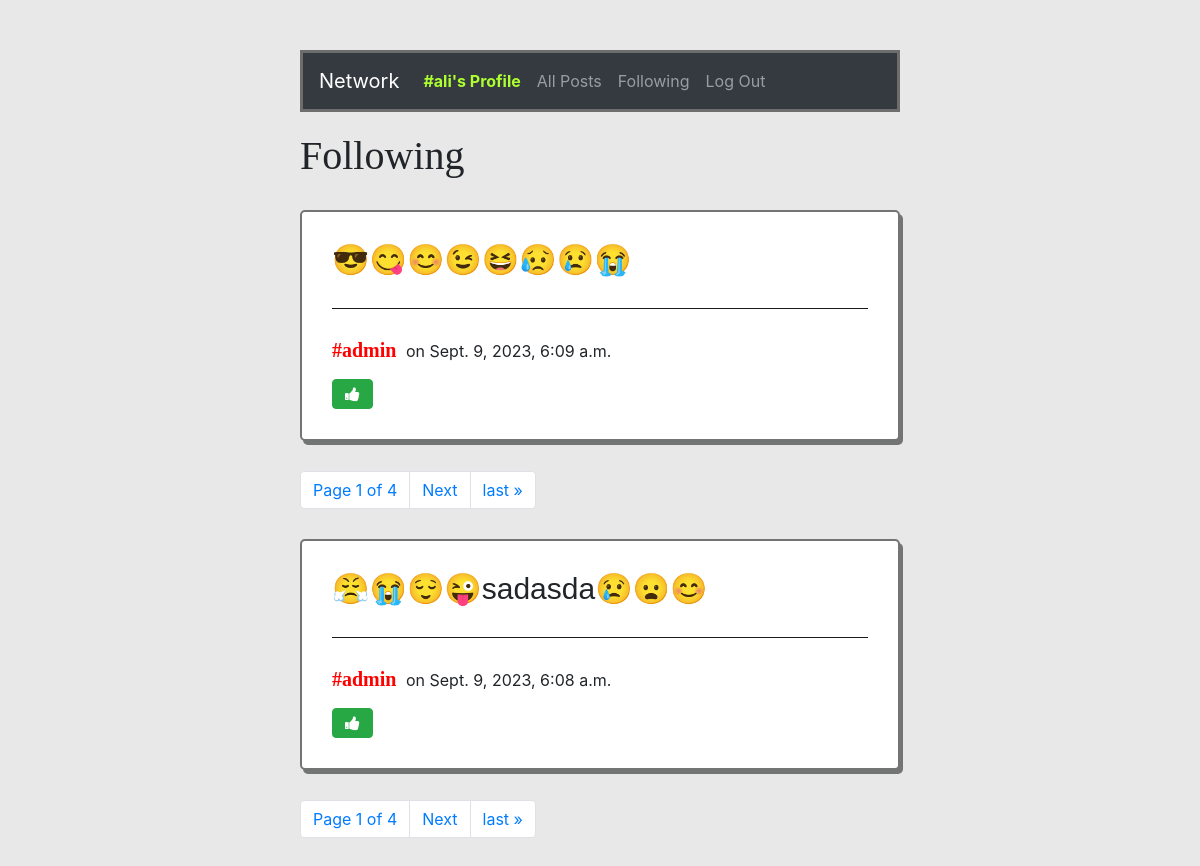
Page /following (signed in, upper part) on the earlier database version.
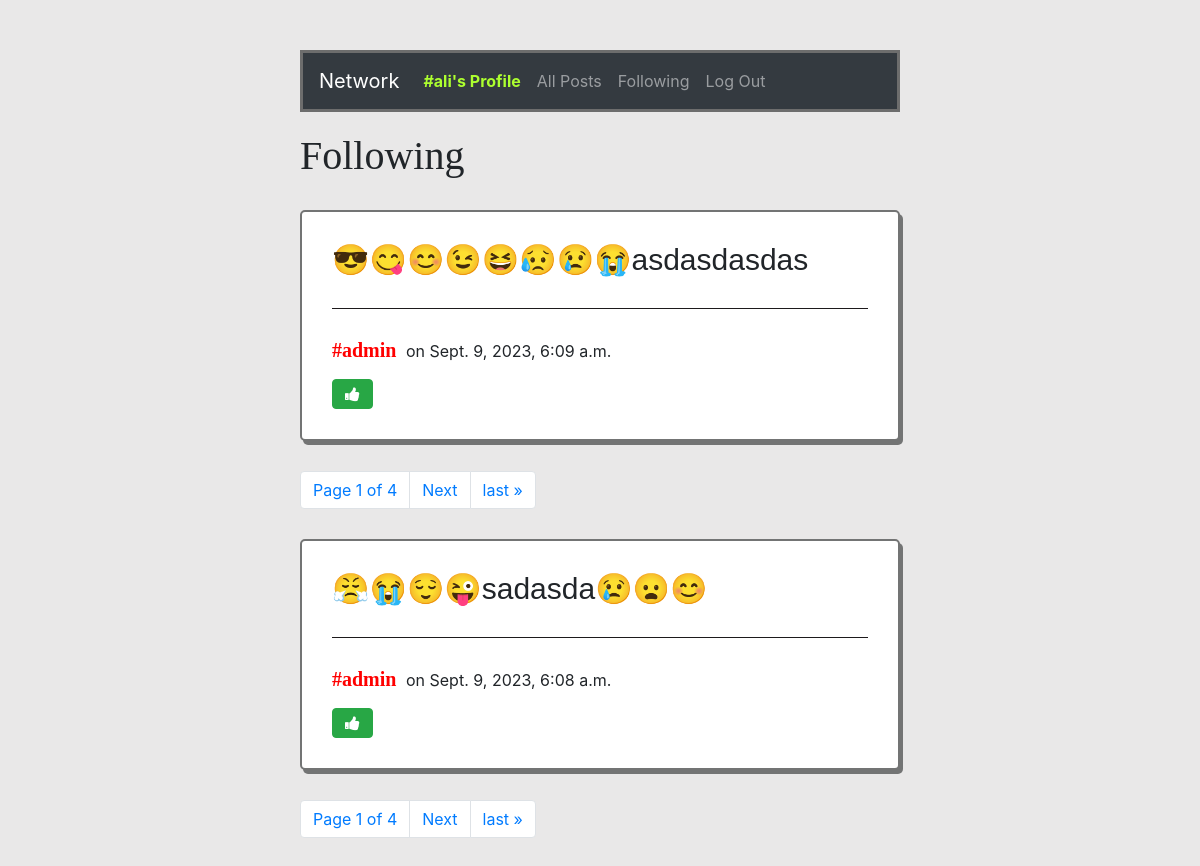
Same page on the later database version.
### network/models.py (models this page shows, shortened)
class Post(models.Model):
    content = models.CharField(max_length=260)
    user = models.ForeignKey(User, on_delete=models.CASCADE, related_name="writer")
    date = models.DateTimeField(auto_now_add=True)

class User(AbstractUser):
    pass

### network/views.py (the view)
# urls.py: path("following", views.following, name="following"),
@login_required
def following(request):
    userCurrent = User.objects.get(pk=request.user.id)
    followPpl = Follow.objects.filter(user=userCurrent)
    postAll = Post.objects.all().order_by('id').reverse()
    postsFollowing = []
    for post in postAll:
        for person in followPpl:
            if person.user_followed == post.user:
                postsFollowing.append(post)
    paginator = Paginator(postsFollowing, 10)
    page_number = request.GET.get('page')
    page_obj = paginator.get_page(page_number)
    return render(request, "network/following.html", {
        "page_obj": page_obj
    })

### network/templates/network/following.html (shortened to what this page needs)
{% extends "network/layout.html" %}
{% block body %}
<div id="body">
<h1 style="font-family:fantasy">Following</h1>
        {% for post in page_obj %}
        <div class="allPosts">
            <h6 class="content" id="content_{{ post.id }}">{{ post.content }}</h6>
            <br>
            <h5 class="username"><a style="color: red; font-weight: bold; font-family:cursive" href="{% url 'profile' user_id=post.user.id %}">#{{ post.user }}</a></h5>
            <p class="date">on {{ post.date }}</p>
            <br>
            {% if post.id in whoYouLiked %}
            <button class="btn btn-success fa fa-thumbs-down" id="{{ post.id }}" onclick="LikeHandler(`{{ post.id }}`, `{{ whoYouLiked }}`)"></button>
            {% else %}
            <button class="btn btn-success fa fa-thumbs-up" id="{{ post.id }}" onclick="LikeHandler(`{{ post.id }}`, `{{ whoYouLiked }}`)"></button>
            {% endif %}
        </div>
    <nav aria-label="Page navigation example">
        <ul class="pagination">
                <li class="page-item"><a href="" class="page-link">Page {{ page_obj.number }} of {{ page_obj.paginator.num_pages }}</a></li>
            {% if page_obj.has_next %}
                <li class="page-item"><a class="page-link" href="?page={{ page_obj.next_page_number }}">Next</a></li>
                <li class="page-item"><a class="page-link" href="?page={{ page_obj.paginator.num_pages }}">last &raquo;</a></li>
            {% endif %}
        </ul>
      </nav>
    {% endfor %}
</div>
{% endblock %}

Differences in the rows shown:
changed Post: content "😎😋😊😉😆😥😢😭" → "😎😋😊😉😆😥😢😭asdasdasdas"
